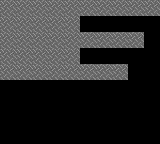

This is a level from a 2D game, rendered from its Tiled map with the project's own tilesets. A one-line summary and the complete map file follow:
An orthogonal 10x9 tile map with 16x16 px tiles, 1 tile layer (Tile Layer 1), 2 tilesets and 5 objects.

<map version="1.10" tiledversion="1.10.2" orientation="orthogonal" renderorder="right-down" width="10" height="9" tilewidth="16" tileheight="16" infinite="0" nextlayerid="3" nextobjectid="16">
 <tileset firstgid="1" source="../../../../tools/soko/templateTiledProject/tilesheet.tsx" />
 <tileset firstgid="65" source="../../../../tools/soko/templateTiledProject/soko_entities.tsx" />
 <layer id="1" name="Tile Layer 1" width="10" height="9">
  <data encoding="csv">
2,2,2,2,2,2,2,2,2,2,
2,2,2,2,2,0,0,0,0,0,
2,2,2,2,2,2,2,2,2,0,
2,2,2,2,2,0,0,0,0,0,
2,2,2,2,2,2,2,2,0,0,
0,0,0,0,0,0,0,0,0,0,
0,0,0,0,0,0,0,0,0,0,
0,0,0,0,0,0,0,0,0,0,
0,0,0,0,0,0,0,0,0,0
</data>
 </layer>
 <objectgroup id="2" name="entities">
  <object id="1" gid="65" x="112" y="80" width="16" height="16">
   <properties>
    <property name="gamemode" value="SOKO_EULER" />
   </properties>
  </object>
  <object id="12" gid="66" x="80" y="48" width="16" height="16">
   <properties>
    <property name="sticky" type="bool" value="true" />
    <property name="trail" type="bool" value="true" />
   </properties>
  </object>
  <object id="13" gid="66" x="64" y="64" width="16" height="16" />
  <object id="14" gid="66" x="32" y="48" width="16" height="16" />
  <object id="15" gid="66" x="48" y="32" width="16" height="16" />
 </objectgroup>
</map>
